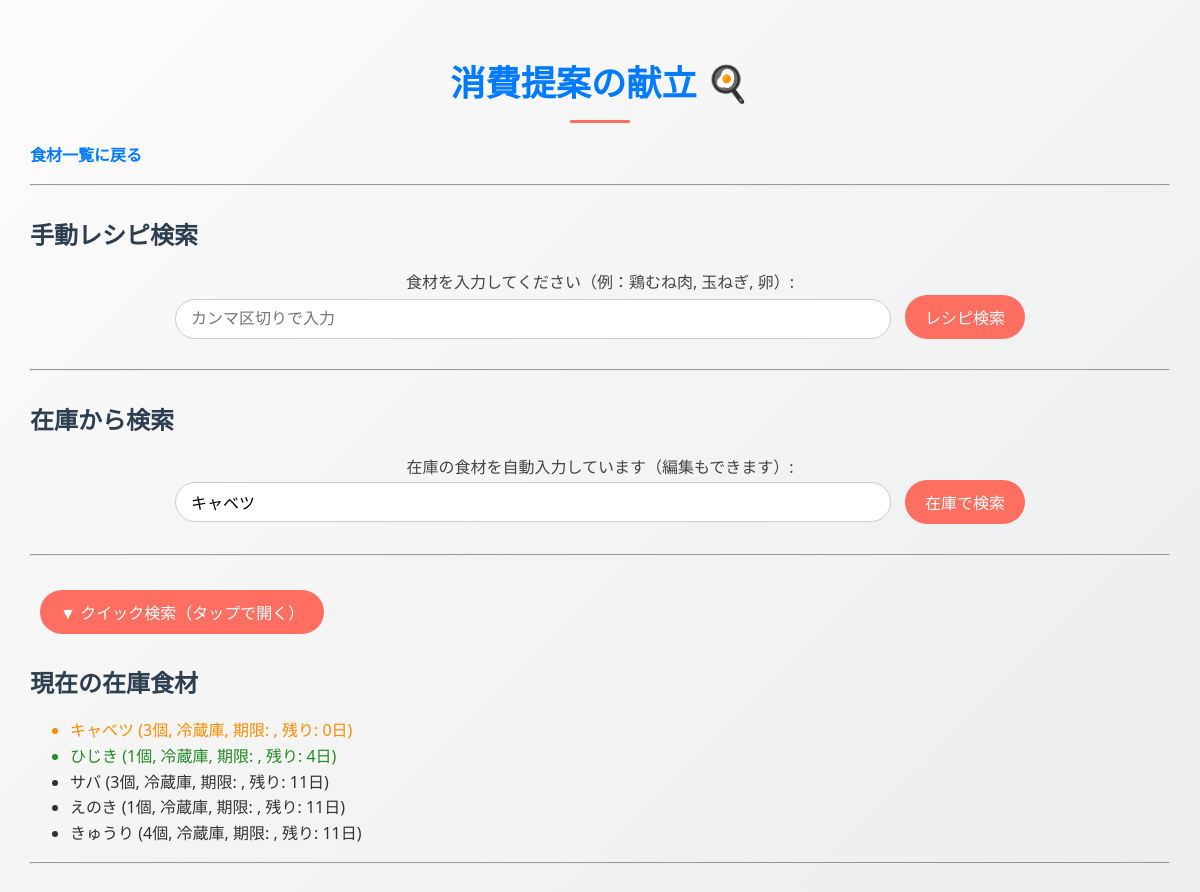
Screenshot of /recipes/manual_search/ (signed in) with the database file from the repository.
### items/models.py (models this page shows, shortened)
class Ingredient(models.Model):
    user = models.ForeignKey(
        User,
        on_delete=models.CASCADE,
        verbose_name="ユーザーID"
    )
    category = models.ForeignKey(
        Category,
        on_delete=models.SET_NULL,
        null=True,
        blank=True,
        verbose_name="食材カテゴリID"
    )
    location = models.ForeignKey(
        Location,
        on_delete=models.PROTECT,
        verbose_name="保存場所ID"
    )
    name = models.CharField(
        max_length=100,
        verbose_name="食材名"
    )
    expiry_date = models.DateField(
        verbose_name="賞味期限/消費期限"
    )
    quantity = models.IntegerField(
        default=1,
        verbose_name="数量"
    )
    price = models.DecimalField(
        max_digits=10,
        decimal_places=0,
        null=True,
        blank=True,
        verbose_name='金額'
    )
    store_name = models.CharField(
        max_length=100,
        null=True,
        blank=True,
        verbose_name='購入店舗'
    )
    registered_at = models.DateTimeField(
        auto_now_add=True,
        verbose_name="登録日時"
    )
    @property
    def days_left(self):
        return (self.expiry_date - date.today()).days
    @property
    def status_class(self):
        if self.days_left < 0:
            return "expired"      # 赤
        elif self.days_left <= 3:
            return "danger"       # オレンジ
        elif self.days_left <= 7:
            return "warning"      # 黄色
        return "safe"             # 通常
    class Meta:
        ordering = ['expiry_date']
        verbose_name = "食材管理"
        verbose_name_plural = "食材管理一覧"

class Location(models.Model):
    name = models.CharField(
        max_length=30,
        unique=True,
        verbose_name="保存場所名")
    class Meta:
        verbose_name = "保存場所マスタ"
        verbose_name_plural = "保存場所マスタ一覧"

### items/views.py (the view)
# urls.py: path('recipes/manual_search/', ManualRecipeSearchView.as_view(), name='manual_recipe_search'),
class ManualRecipeSearchView(View):
    def get(self, request):
        keyword = request.GET.get("ingredients", "").strip()
        recipes = []
        if keyword:
            connector = KurashiruConnector()
            recipes = connector.search_recipes(keyword)
            print("--- 手動検索デバッグ ---")
            print(f"検索食材: {keyword}")
            print(f"結果のレシピ数: {len(recipes)}")
        item_list = Ingredient.objects.filter(user=request.user)
        auto_query = item_list[0].name if item_list else ""
        context = {
            "keyword": keyword,
            "recipes": recipes,
            "item_list": item_list,
            "auto_query": auto_query,
        }
        return render(request, "items/recipe_search.html", context)

### templates/items/recipe_search.html (shortened to what this page needs)
<!DOCTYPE html>
<html lang="ja">
<head>
    {% load static %}
    <link rel="stylesheet" href="{% static 'css/recipes.css' %}">
</head>
<body>
    <h1>消費提案の献立 🍳</h1>
    <p>
        <a href="{% url 'item_list' %}">食材一覧に戻る</a>
    </p>
    <hr>
    <section class="manual-search">
        <h2>手動レシピ検索</h2>
        <form method="get" action="{% url 'manual_recipe_search' %}">
            <label for="ingredients">
                食材を入力してください（例：鶏むね肉, 玉ねぎ, 卵）:
            </label><br>
            <input type="text" id="ingredients" name="ingredients" size="60"
                value="{{ keyword|default:'' }}"
                placeholder="カンマ区切りで入力" required>
            <button type="submit">レシピ検索</button>
        </form>
<hr>
<h2>在庫から検索</h2>
<form method="get" action="https://www.kurashiru.com/search" target="_blank">
    <label for="auto_ingredients">
        在庫の食材を自動入力しています（編集もできます）:
    </label><br>
    <input type="text" id="auto_ingredients" name="query" size="60"
        value="{{ auto_query }}"
        placeholder="在庫の食材が自動で入ります">
    <button type="submit">在庫で検索</button>
</form>
    </section>
<hr>
<br>
<button class="toggle-btn" onclick="toggleQuickSearch()">▼ クイック検索（タップで開く）</button>
    <section class="stock-section">
        <h2>現在の在庫食材</h2>
        <div class="stock-container">
            {% if item_list %}
                <ul class="stock-list">
                    {% for item in item_list %}
                    <li class="{{ item.status_class }}">
                        {{ item.name }}
                        ({{ item.quantity }}個, {{ item.location.name }},
                        期限: {{ item.expiration_date }},
                        残り: {{ item.days_left }}日)
                    </li>
                    {% endfor %}
                </ul>
            {% else %}
                <p>在庫食材はまだ登録されていません。</p>
            {% endif %}
        </div>
    </section>
    <hr>
</body>
</html>

### static/css/recipes.css (style rules this page uses)
body { font-family: 'Segoe UI', 'Hiragino Sans', Arial, sans-serif; background: linear-gradient(135deg, #fdfbfb, #ebedee); margin: 0; padding: 30px; color: #444; line-height: 1.6; }
h1 { text-align: center; color: #007bff; font-size: 2.2em; margin-bottom: 20px; position: relative; }
h1::after { content: ""; display: block; width: 60px; height: 3px; background: #ff6f61; margin: 10px auto 0; border-radius: 2px; }
h2 { color: #2c3e50; margin-top: 30px; margin-bottom: 15px; }
p a { color: #007bff; text-decoration: none; font-weight: bold; }
form { text-align: center; margin-bottom: 30px; }
input[type="text"] { padding: 10px 15px; width: 60%; border: 1px solid #ccc; border-radius: 25px; font-size: 1em; transition: box-shadow 0.3s; }
button { padding: 10px 20px; margin-left: 10px; border: none; border-radius: 25px; background: #ff6f61; color: white; font-size: 1em; cursor: pointer; transition: background 0.3s; }
.danger { color: #ff8c00; }
.warning { color: #228b22; }
.safe { color: #333333; }

### rows the page displays
Ingredient: query "キャベツ", name "キャベツ", quantity "3", location.name "冷蔵庫", days_left "0"
Ingredient: name "ひじき", quantity "1", location.name "冷蔵庫", days_left "4"
Ingredient: name "サバ", quantity "3", location.name "冷蔵庫", days_left "11"
Ingredient: name "えのき", quantity "1", location.name "冷蔵庫", days_left "11"
Ingredient: name "きゅうり", quantity "4", location.name "冷蔵庫", days_left "11"
